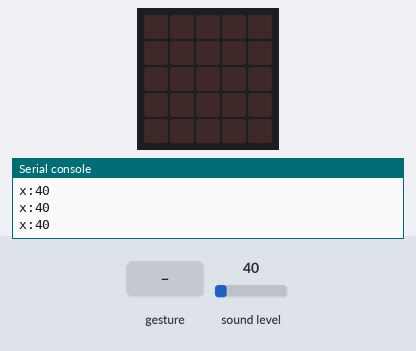
Bench run of a program on a simulated BBC micro:bit (MakeCode). Parts: the board's 5×5 LED display, the last lines printed to the serial console. The inputs (shaded band) are chosen by the test bench; at power-on: sound level 40.

Above: at 1.2 s.
1.3 s: sound turns loud
At 1.9 s:
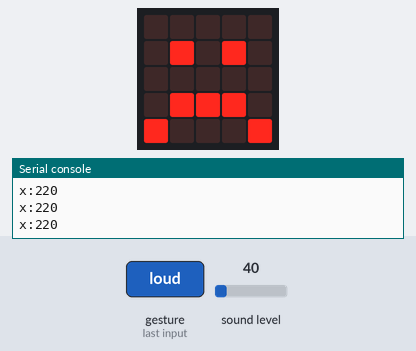
At 3.0 s:
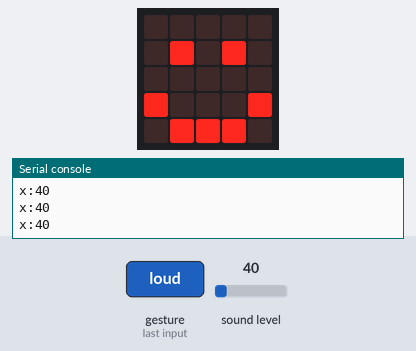
3.6 s: sound level set to 5
5.1 s: sound level set to 64
Timing chart, 0 to 8.1 s (numbered marks = the images above; inputs shaded):
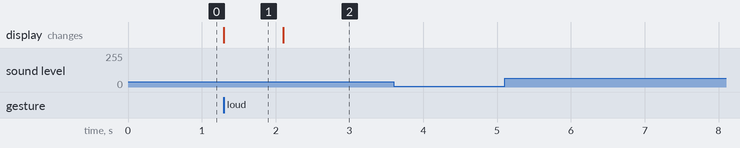

The program:

main.ts
```typescript
input.onSound(DetectedSound.Quiet, function () {
    basic.showIcon(IconNames.Happy)
})
input.onSound(DetectedSound.Loud, function () {
    basic.showIcon(IconNames.Sad)
})
basic.forever(function () {
    serial.writeValue("x", input.soundLevel())
})
```

test.ts
```typescript
// テストはここに来ます。このパッケージが拡張機能として使用されるときにはコンパイルされません。
```

Measured:
- after the input at 1.3 s, the display: changes at once (image 1)
- what the display in image 1 shows lasts 0.8 s, from 1.3 s to 2.1 s
